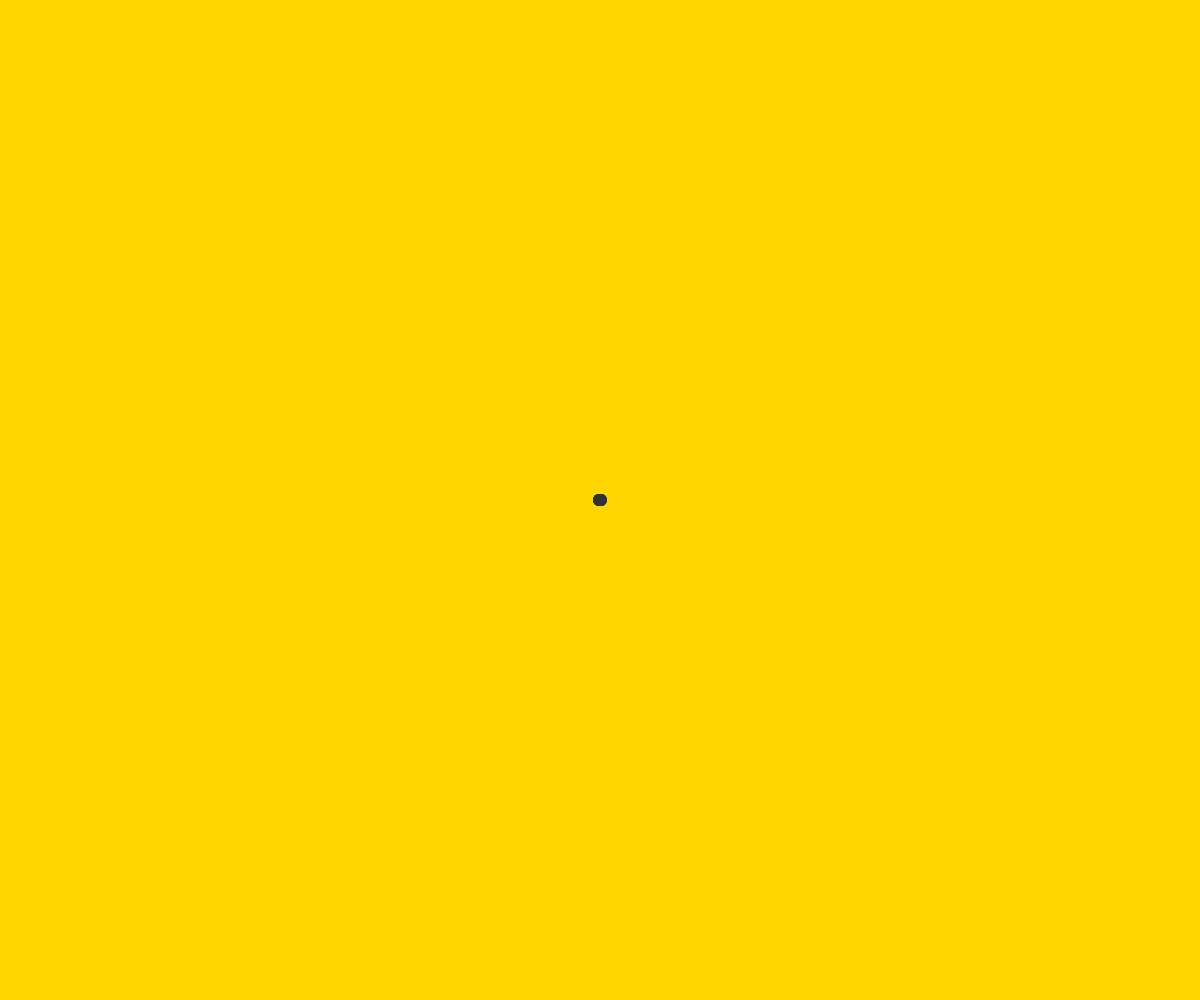
Frame 1 (no input)
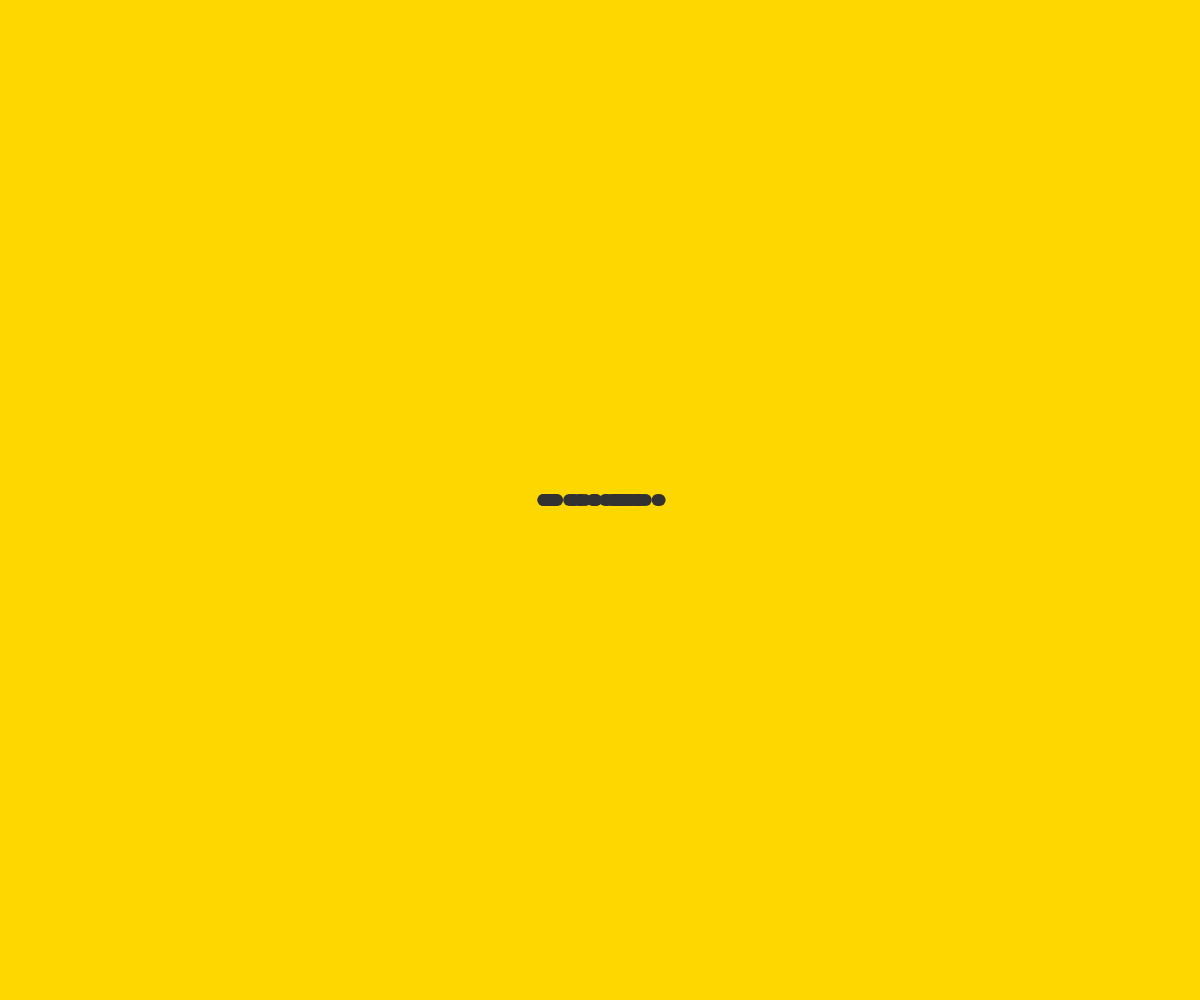
Frame 60 (no input)
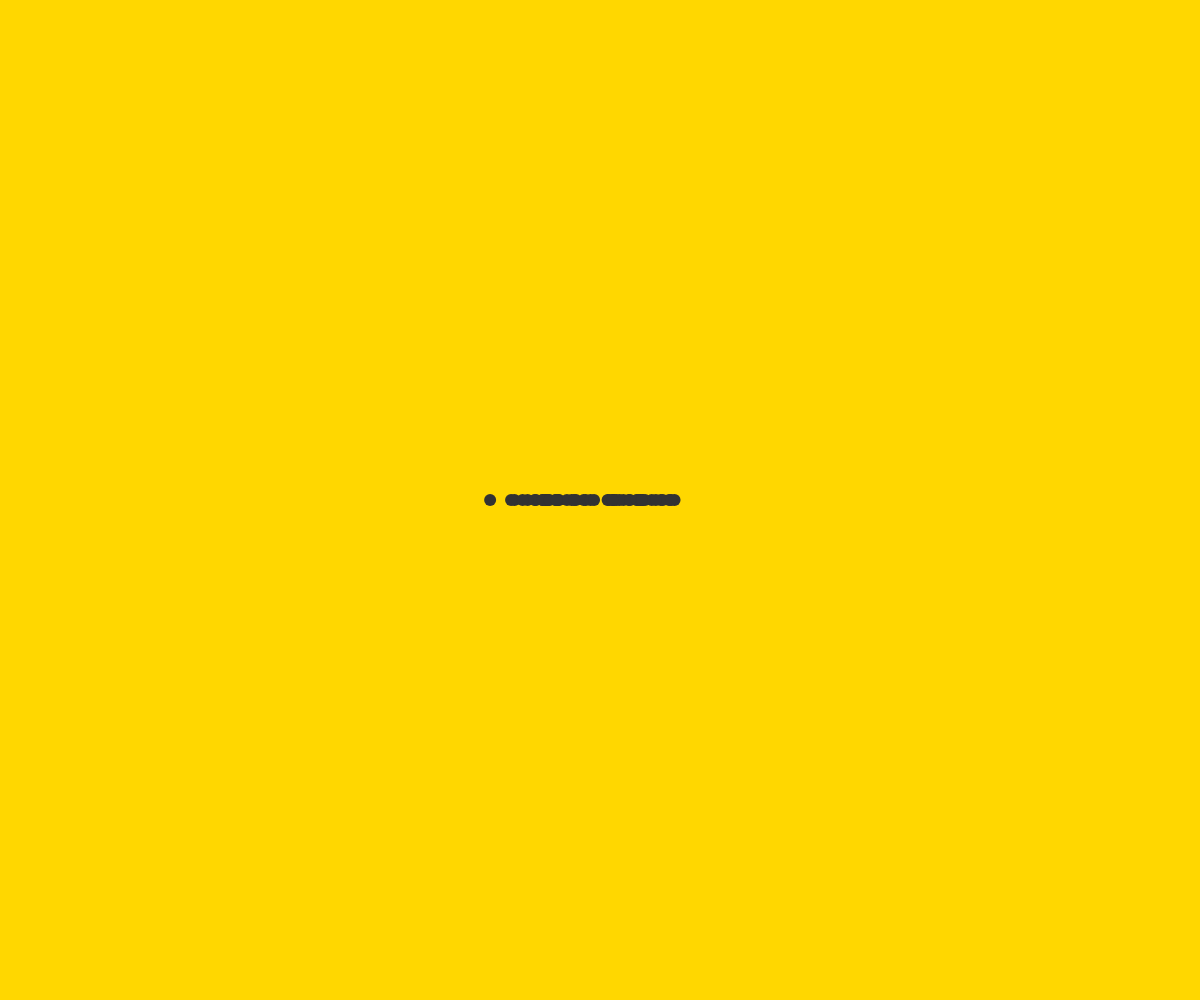
Frame 120 (the mouse pressed at the canvas centre since frame 60)

The p5.js sketch that drew these frames (run headless with seeded random() and noise() and a simulated clock; from frame 60 on, the mouse is pressed at the canvas centre):

// p5.js sketch
// ── sketch.js
function Particle(loc) {
  this.loc = loc;
  this.acc = new p5.Vector();
  this.vel = new p5.Vector(random(-1,1), random(-2,0));
  this.timeAlive = 0;
  this.goNuts = false;
  this.goUpAndDown = false;
  this.crazyTime = 160;
  this.yVar = this.loc.y;
}

Particle.prototype = {
  constructor: Particle,
  update : function(){ 
    if (this.goNuts === true) {
      this.vel = new p5.Vector(random(-2,2), random(-2,40));
      this.acc = new p5.Vector(random(-5,5), random(-5,5));
    }

    
    if (this.goUpAndDown === true) {
      this.yVar = windowHeight/2 + random(-20, 20);
      this.goUpAndDown = false;
    }
      this.vel.add(this.acc);
    this.loc.add(this.vel);
    
    
    this.timeAlive +=2.0;
    if (this.timeAlive > this.crazyTime){
      this.goNuts = true;
    }
    
    
    if (this.timeAlive > this.crazyTime * 3){
      this.goUpAndDown = true;
    }
  },
  display : function(){
    noStroke();
    fill(50, this.lifespan);
    ellipse(this.loc.x, this.yVar, 12, 12);
  }  
};

// a collection that will hold our particle objects
var particles = [];

function setup(){
  createCanvas(windowWidth,windowHeight);
  for (var i=0; i< 50; i++){
    particles[i] = new Particle(new p5.Vector(width/2, height/2));
    
    
  }
}

function draw(){
  background('gold');
  for (var i=0; i < particles.length; i++){
    particles[i].update();
    particles[i].display();
  }
  
}
